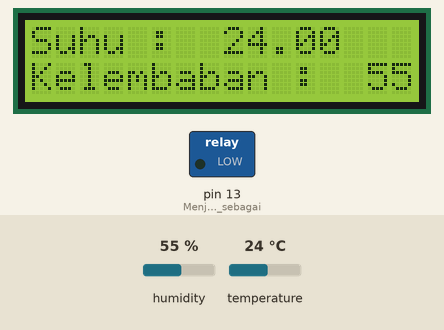
The sketch below on a simulated Arduino Uno, built with avr-gcc and run on an emulated ATmega328P. Parts: 16×2 character LCD, switched loads named in the sketch (green lamp = pin HIGH). The inputs (shaded band) are chosen by the test bench; at power-on: temperature 24 °C, humidity 55 %. What the sketch prints to the serial monitor is not drawn.

Above: at 1.2 s.
1.3 s: temperature set to 29.3 °C
At 3.9 s:
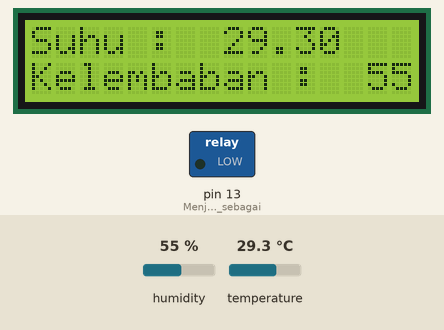
4.2 s: temperature set to 30.5 °C
At 6.1 s:
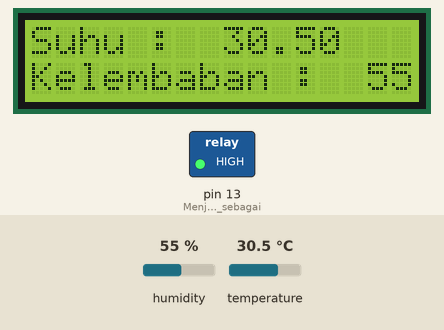
7.1 s: humidity set to 22 %
At 10.5 s:
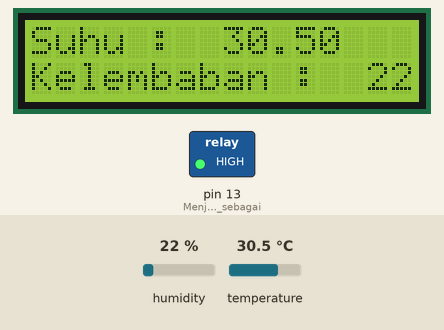
10.8 s: humidity set to 40 %
At 12.6 s:
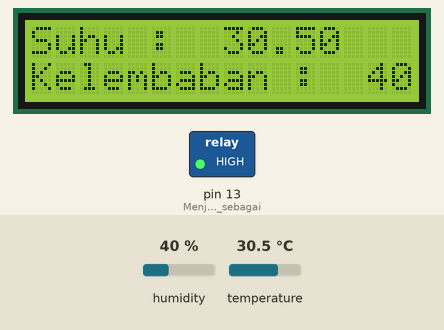
Timing chart, 0 to 14.1 s (numbered marks = the images above; inputs shaded):
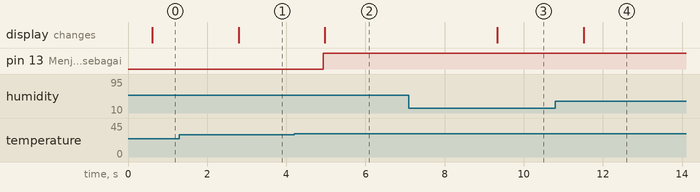

The sketch:

sketch.ino
```cpp
#include <LiquidCrystal_I2C.h> //Library untuk mengontrol LCD 12C
#include <DHT.h> //Library untuk menggunakan sensor DHT
#define DHTPIN 8
#define DHTTYPE DHT22
DHT dht (DHTPIN, DHTTYPE); //Membuat Objek bernama 'dht' untuk mengakses sensor
LiquidCrystal_I2C lcd(0x27, 16, 2); // ini objek 'lcd' untuk LCD alamat 12C 0x27, 16 kolom 2 baris

void setup() {
  // put your setup code here, to run once:
  Serial.begin(9600); //Mengaktifkan komunikasi serial monitor dengan rate 9600
  Serial.println("Project Kelompok 10"); //Menampilkan preload saat meRUN simulator
  lcd.begin(16, 2); //Memulai LCD dengan ukuran 16x2
  dht.begin(); //Memulai sensor DHT22
  pinMode(13, OUTPUT); // Menjadikan pin 13 sebagai output (LED indikator kipas)
}

void loop()  {
  // code utama
  float t = dht.readTemperature(); //Membaca suhu(dalam celsius)
  float h = dht.readHumidity(); //Membaca kelembaban
  delay(500); //Waktu tunggu 0,5 detik sebelum membaca ulang

  if(t>30){
    digitalWrite(13, HIGH); //nyalakan kipas atau LED
  }
  else {
    digitalWrite(13, LOW); //matikan kipas atau LED
  }
  //menampilkan di lcd
  lcd.setCursor(0,0); //Baris pertama
  lcd.println("Suhu :");
  lcd.println(t);
  lcd.println(" C");
  lcd.setCursor(0,1); //Baris kedua
  lcd.println("Kelembaban :");
  lcd.println(h);
  lcd.println(" %");

  //Menampilkan di serial monitor
  Serial.println("Suhu : ");
  Serial.println(t);
  Serial.println(" C");
  Serial.println("Kelembaban : ");
  Serial.println(h);
  Serial.println(" %");
}
```

Measured:
- the behaviour switches between 30 and 30.1 °C on temperature (found by bisection; images 1 and 2)
- after the input at 1.3 s, the display: changes after 1.5 s (image 1)
- after the input at 4.2 s, pin 13 (Menjadikan_pin_13_sebagai): LOW → HIGH after 0.73 s; the display: changes after 0.77 s (image 2)
- after the input at 7.1 s, the display: changes after 2.2 s (image 3)
- after the input at 10.8 s, the display: changes after 0.71 s (image 4)
